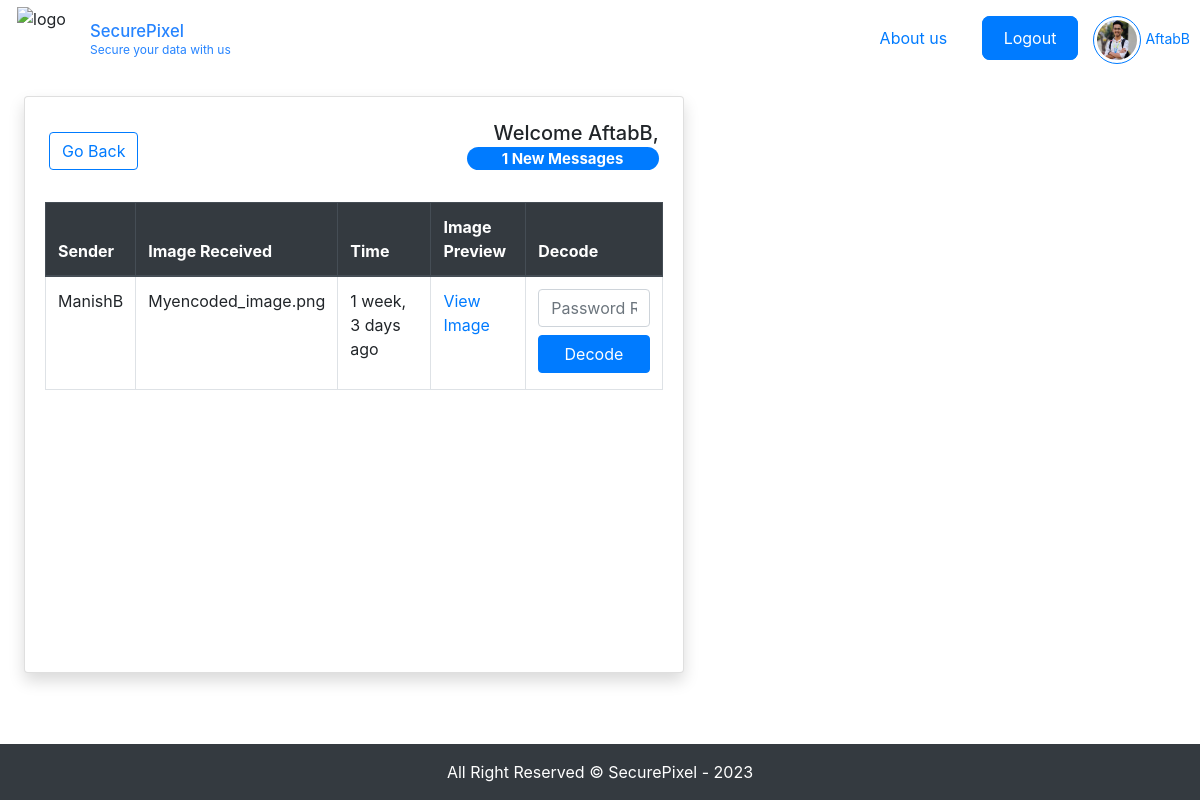
The page /decoding/ (signed in) on the database its author committed.
### base/models.py (models this page shows, shortened)
class UserRegistration(models.Model):
    user = models.OneToOneField(User, on_delete=models.CASCADE)
    email = models.CharField(max_length=128, null=True)
    profile_picture = models.ImageField(upload_to='profile_pictures/', null=True, blank=True)

class steganography(models.Model):
    sender = models.ForeignKey(User, on_delete=models.CASCADE, related_name='sent_steg')
    receiver = models.ForeignKey(User, on_delete=models.CASCADE, related_name='received_Steg')
    image = models.ImageField(upload_to='originalImages/')
    message = models.TextField()
    dest = models.CharField(max_length=128)
    created = models.DateTimeField(auto_now_add=True)
    updated = models.DateTimeField(auto_now=True)
    encoded_img = models.ImageField(null=True, blank=True, upload_to='stegoImages/')

### base/views.py (the view, shortened to what this page needs)
# urls.py: path('decoding/', views.decode_image, name = 'decode-img'),
def decode_image(request):
    user = request.user
    steg_records = steganography.objects.filter(receiver=user).order_by('-created')
    message = ""
    error_message = ""
    return render(request, 'base/decodeImg.html', {'message': message, 'error_message': error_message, 'steg_records': steg_records})

### base/templates/base/decodeImg.html (shortened to what this page needs)
{% extends 'main.html' %} {% block content %}
<head>
</head>
        <div class="mt-3 mx-4">
          <div class="row">
            <div class="col-md-7">
              {% if steg_records %}
              <div class="card shadow custom-card">
                <div class="d-flex justify-content-between align-items-center px-4 mt-4">
          <a href="{% url 'landing' %}">
            <button type="button" class="btn btn-outline-primary">Go Back</button>
          </a>
          <h5 class="card-title text-right">
            Welcome {{ user.username }},
            <span class="badge badge-pill badge-primary" style="max-width: 12rem;">
              {{ steg_records.count }} New Messages
            </span>
          </h5>
        </div>
        <div class="card-body">
          <table class="table table-bordered">
            <thead class="thead-dark">
              <tr>
                <th>Sender</th>
                <th>Image Received</th>
                <th>Time</th>
                <th>Image Preview</th>
                <th>Decode</th>
              </tr>
            </thead>
            <tbody>
              {% for record in steg_records %}
              <tr>
                <td>{{ record.sender.username }}</td>
                <td>
                  <p>{{record.dest}}</p>
                </td>
                <td>
                  <p>{{record.created | timesince}} ago</p>
                </td>
                <td>
                  <a href="{{ record.encoded_img.url }}" target="_blank"
                    >View Image</a
                  >
                </td>
                <td>
                  <form method="post" action="{% url 'decode-img' %}" class="p-0">
                  <input type="password" name="password" placeholder="Password Required" class="form-control" />
                  <input type="submit" value="Decode" class="btn btn-primary mt-2" />
                </form>
                </td>
              </tr>
              {% endfor %}
            </tbody>
          </table>
        </div>
      </div>
      {% else %}
      <div class="alert alert-info" role="alert">No New Messages!</div>
      {% endif %}
    </div>
    <div class="col-md-5">
        </div>
      </div>
    </div>
<footer class="footer bg-dark text-white text-center py-3 mt-5">
  All Right Reserved &copy; SecurePixel - 2023
</footer>
{% endblock content %}

### templates/navbar.html (shortened to what this page needs)
<!-- <a href="/">
    <h1>SecurePixel</h1>
</a>
{% load static %} -->
<div class="header">
    <div class="logoAndName">
      <img
        class="logo"
        src="https://res.cloudinary.com/dzy2zn0mz/image/upload/v1698769946/SecurePixel/Images/logo.png"
        alt="logo"
      />
      <div class="title">
        <a href="/"><h3>SecurePixel</h3></a>
        <span>Secure your data with us</span>
      </div>
    </div>
    <div class="links">
      <nav>
            {% if user.is_authenticated %}
                <a href="https://www.google.com" target id="about">About us</a>
                <a href="{% url 'logout' %}" target id="sign">Logout</a>
                {% if user.userregistration.profile_picture %}
                <a href="{% url 'landing' %}" target id="profile">
                    <div class="profile-box">
                      <img src="{{user.userregistration.profile_picture.url }}" alt="Profile Image" class="profile-image" />
                    </div>
                    <small>{{user.username}}</small>
                {% else %}
                    <img src="https://res.cloudinary.com/dzy2zn0mz/image/upload/v1698769945/SecurePixel/Images/profile.png" alt="Profile Image" class="profile-image" />
                {% endif %}
                </a>
            {% else %}
                <a href="https://www.google.com" target id="about">About us</a>
                <a href="{% url 'sign-up' %}" target id="sign">Sign up</a>
                <a href="{% url 'sign-in' %}" target id="sign">Sign In</a>
            {% endif %}
      </nav>
    </div>
  </div>

### static/styles/main.css (style rules this page uses)
.footer { position: fixed; bottom: 0; width: 100%; background-color: #343a40; color: white; text-align: center; }
.logo { position: relative; width: 80px; height: 80px; padding: 3%; }
.header { background: transparent; padding: 10px; display: flex; justify-content: space-between; align-items: center; height: 10vh; }
.logoAndName { display: flex; align-items: center; width: 20%; }
.title h3, span { color: #2684ff; font-size: smaller; width: 100%; margin: 0; }
.title { display: flex; box-sizing: border-box; justify-items: center; flex-direction: column; font-size: 20px; }
.links #about { border: none; font-size: 1rem; margin-right: 10px; }
.links nav a { text-decoration: none; font-size: 1rem; padding: 10px 20px; border: 2px solid #007bff; border-radius: 8px; color: #007bff; transition: all 0.3s ease; }
.links nav a#sign { background-color: #007bff; color: white; margin-right: 10px; }
.profile-box { padding: 3px; display: inline-block; border: 1px solid #007bff; border-radius: 50%; text-align: center; }
.profile-image { width: 40px; height: 40px; border-radius: 50%; object-fit: cover; }
#profile { border: none; padding: 0; }
span { font-size: 12px; }
form { background-color: #ffffff; display: flex; align-items: center; justify-content: center; flex-direction: column; padding: 0 50px; width: 100%; height: 100%; text-align: center; }
input { border: 1px solid gray; border-radius: 5px; background-color: #eee; padding: 12px 15px; width: 100%; }
form { background-color: #FFFFFF; display: flex; align-items: center; flex-direction: column; padding: 0 60px; width: 100%; height: 100%; text-align: center; gap: 0; }

### base/templates/base/decodeImg.html (style rules this page uses)
.card-body { height: 490px; overflow: auto; }

### rows shown on the page
steganography: sender.username "ManishB", dest "Myencoded_image.png", created "1 week, 3 days"

### other values the page prints
{{ user.username }} "AftabB"
{{ steg_records.count }} "1"
